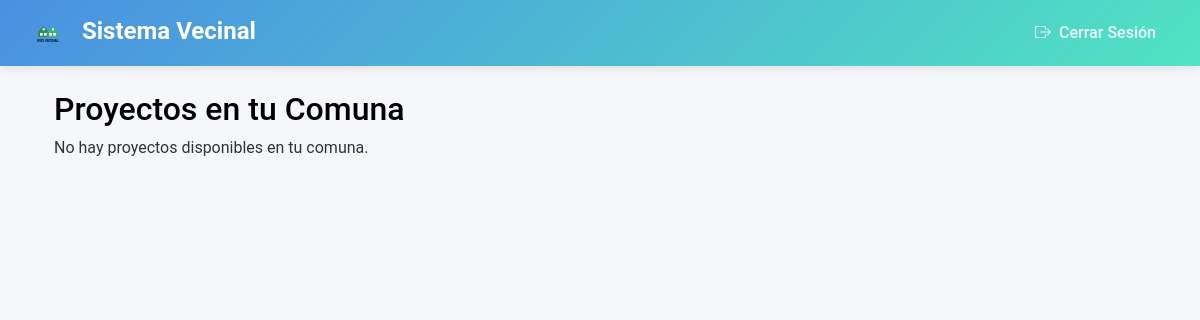
The page /proyectos/comuna/ (signed in) on the database as committed earlier.
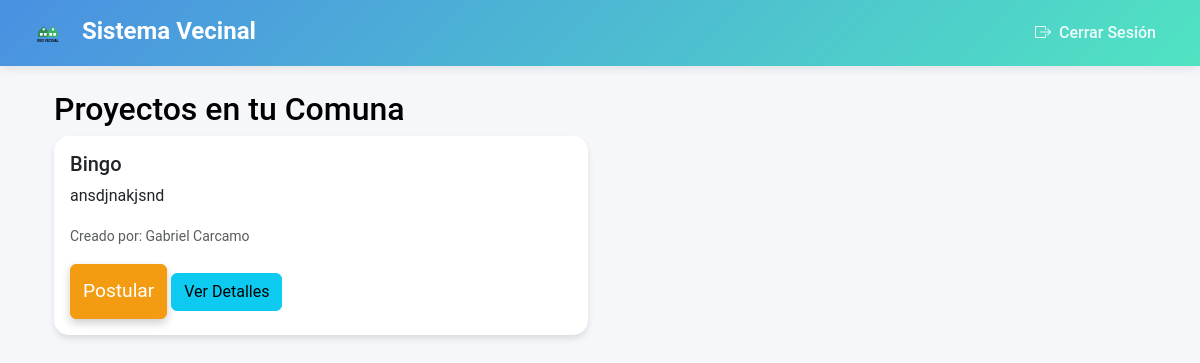
The same page on the database as committed later.
### junta_vecinos/models.py (models this page shows, shortened)
class ProyectoVecinal(models.Model):
    ESTADO_CHOICES = [
        ('pendiente', 'Pendiente'),
        ('aprobado', 'Aprobado'),
        ('rechazado', 'Rechazado'),
    ]
    vecino = models.ForeignKey(Vecino, on_delete=models.CASCADE)
    propuesta = models.CharField(max_length=255)  # Cambiado de titulo a propuesta
    descripcion = models.TextField()
    fecha_postulacion = models.DateField(auto_now_add=True)
    estado = models.CharField(max_length=10, choices=ESTADO_CHOICES, default='pendiente')
    evidencia = models.ImageField(upload_to='evidencias/', blank=True, null=True)  # Campo evidencia
    razon_rechazo = models.TextField(null=True, blank=True)

class Vecino(models.Model):
    COMUNA_CHOICES = [
        ('ÑUÑOA', 'Ñuñoa'),
        ('PUENTE_ALTO', 'Puente Alto'),
        ('LA_FLORIDA', 'La Florida'),
    ]
    user = models.OneToOneField(User, on_delete=models.CASCADE)
    nombres = models.CharField(max_length=255)
    apellidos = models.CharField(max_length=255)
    direccion = models.CharField(max_length=255)
    telefono = models.CharField(max_length=15)
    fecha_nacimiento = models.DateField()
    rut = models.CharField(max_length=12, unique=True)
    comuna = models.CharField(max_length=20, choices=COMUNA_CHOICES, default='ÑUÑOA')
    administrador = models.ForeignKey(AdministradorComuna, on_delete=models.SET_NULL, null=True, related_name='vecinos')

### junta_vecinos/views.py (the view)
# urls.py: path('proyectos/comuna/', views.proyectos_comuna, name='proyectos_comuna'),
@login_required
def proyectos_comuna(request):
    try:
        vecino = request.user.vecino
        proyectos = ProyectoVecinal.objects.filter(
            vecino__comuna=vecino.comuna,
            estado='aprobado'
        ).exclude(vecino=vecino)
        postulaciones = {
            p.proyecto_id: p.estado
            for p in PostulacionProyecto.objects.filter(vecino=vecino)
        }
        for proyecto in proyectos:
            proyecto.estado_postulacion = postulaciones.get(proyecto.id)
        return render(request, 'junta_vecinos/proyectos_comuna.html', {
            'proyectos': proyectos
        })
    except Vecino.DoesNotExist:
        messages.error(request, "Debes estar registrado como vecino para ver los proyectos.")
        return redirect('index')

### junta_vecinos/templates/junta_vecinos/proyectos_comuna.html
{% extends 'junta_vecinos/base.html' %}
{% block content %}
<div class="container mt-4">
    <h2>Proyectos en tu Comuna</h2>
    <div class="row">
        {% for proyecto in proyectos %}
        <div class="col-md-6 mb-4">
            <div class="card">
                <div class="card-body">
                    <h5 class="card-title">{{ proyecto.propuesta }}</h5>
                    <p class="card-text">{{ proyecto.descripcion|truncatewords:30 }}</p>
                    <p class="card-text">
                        <small class="text-muted">Creado por: {{ proyecto.vecino.nombres }} {{ proyecto.vecino.apellidos }}</small>
                    </p>
                    {% if proyecto.estado_postulacion %}
                        <div class="alert alert-info">
                            Estado de tu postulación:
                            <strong>{{ proyecto.estado_postulacion|title }}</strong>
                        </div>
                    {% else %}
                        <a href="{% url 'postular_proyecto' proyecto.id %}" class="btn btn-primary">
                            Postular
                        </a>
                    {% endif %}
                    <a href="{% url 'detalle_proyecto' proyecto.id %}" class="btn btn-info">
                        Ver Detalles
                    </a>
                </div>
            </div>
        </div>
        {% empty %}
        <div class="col-12">
            <p>No hay proyectos disponibles en tu comuna.</p>
        </div>
        {% endfor %}
    </div>
</div>
{% endblock %}

Rows that differ between the two databases and show on the page:
added ProyectoVecinal: propuesta "Bingo", descripcion "ansdjnakjsnd", vecino.nombres "Gabriel", vecino.apellidos "Carcamo", shows "Postular"
Other text that changed with them:
text no longer shown: "No hay proyectos disponibles en tu comuna."
